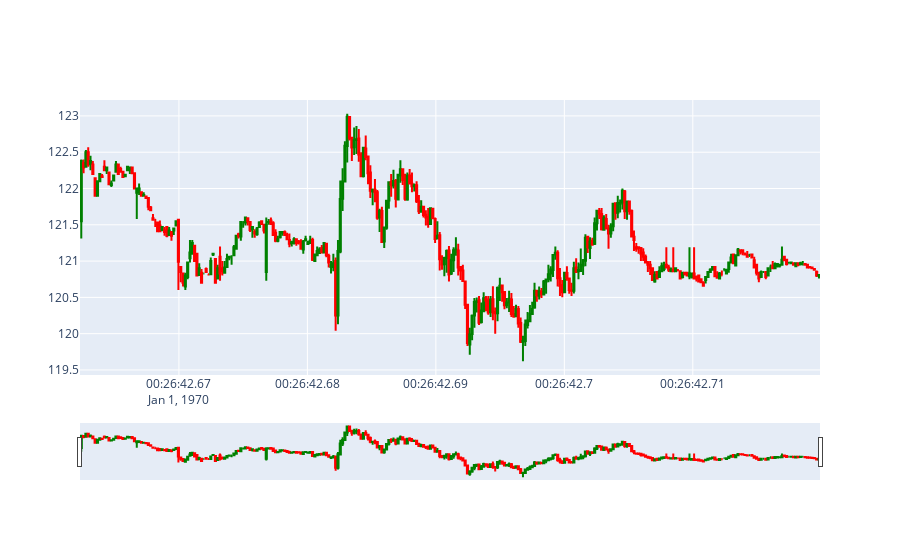

Write notebook code for a chart like this one.
### Code cell
figure = go.Figure(
    data =[
        go.Candlestick(
            x=fplot['time'],
            low=fplot['low'],
            high=fplot['high'],
            close=fplot['close'],
            open=fplot['open'],
            increasing_line_color='green',
            decreasing_line_color='red'
        )

    ] 

)
figure.show()

### Figure 1 — Plotly figure (JSON) as saved in the notebook; plotly's stock layout.template omitted (floating-point values rounded to 4 significant figures; data arrays with more than 128 entries replaced by an {"elided": "..."} marker saying what was removed)
{"data": [{"close": {"elided": "320 float values"}, "decreasing": {"line": {"color": "red"}}, "high": {"elided": "320 float values"}, "increasing": {"line": {"color": "green"}}, "low": {"elided": "320 float values"}, "open": {"elided": "320 float values"}, "type": "candlestick", "x": {"elided": "320 str values"}}], "layout": {}}
